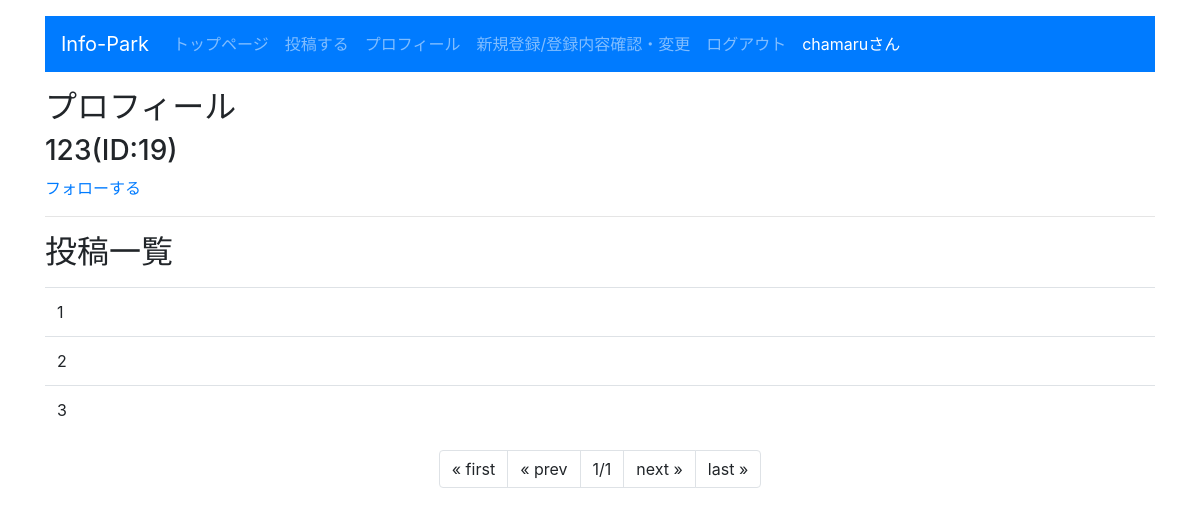
Page /info_park_v2/other_pro/19 (signed in) on the committed database.
### info_park_v2/models.py (models this page shows, shortened)
class Content(models.Model):
    owner = models.ForeignKey(User,on_delete=models.CASCADE,related_name='content_owner')
    keyword = models.TextField(max_length=10)
    content = models.TextField(max_length=1000)
    good_count = models.IntegerField(default=0)

### info_park_v2/views.py (the view)
# urls.py: path('other_pro',views.other_pro,name="other_pro"),
def other_pro(request,user_id,num=1):
    log_judge = request.user.is_authenticated
    if log_judge == True:
        owner = User.objects.get(id= user_id)
        data = Content.objects.filter(owner=owner)
        paginator = Paginator(data,5)
        params = {
            'title':'プロフィール',
            'name':owner.username,
            'ID':user_id,
            'contents':paginator.get_page(num),
            'login_user':request.user,
        }
    else:
        return Login(request)
    return render(request,'info_park_v2/other_pro.html',params)

### info_park_v2/templates/info_park_v2/other_pro.html (shortened to what this page needs)
{% load static %}
<!doctype html>
<html lang="ja">
<head>
    <link rel="stylesheet"
    href="https://stackpath.bootstrapcdn.com/bootstrap/4.3.1/css/bootstrap.min.css"
>
    </head>
<body class="container">
    <nav class="navbar navbar-expand-sm navbar-dark bg-primary mt-3 mb-3">
        <a class="navbar-brand" href="#">Info-Park</a>
        <div class="collapse navbar-collapse">
            <ul class="navbar-nav">
                <li class="nav-item">
                    <a class="nav-link" href="{% url 'index' %}">トップページ</a>
                </li>
                <li class="nav-item">
                    <a class="nav-link" href="{% url 'post' %}">投稿する</a>
                </li>
                <li class="nav-item ">
                    <a class="nav-link" href="{% url 'profile' %}">プロフィール</a>
                </li>
                <li class="nav-item">
                    <a class="nav-link" href="{% url 'register' %}">新規登録/登録内容確認・変更</a>
                </li>
                <li class="nav-item">
                    {% if request.user.is_authenticated %}
                    <a class="nav-link" href="{% url 'Logout' %}">ログアウト</a>
                    {% else %}
                    <a class="nav-link" href="{% url 'Login' %}">ログイン</a>
                    {% endif %}
                </li>
                <span class="nav-link active" active>{{login_user}}さん</span>
            </ul>
        </div>
    </nav>
    <h2>{{title}}</h2>
    <h3>{{name}}(ID:{{ID}})</h3>
    <a href="{% url 'follow' %}?name={{item.owner}}">フォローする</a>
    <hr>
    <table class="table">
    <h2>投稿一覧</h2>
    {% for item in contents %}
        <p class="my-0">
            <td>{{item.content}}</td></p></td>
    {% endfor %}
    </table>
    <ul class="pagination justify-content-center">
        {% if contents.has_previous %}
        <li class="page-item">
            <a class="page-link" href="{% url 'other_pro' %}/{{ID}}">&laquo; first</a>
        </li>
        <li class="page-item">
            <a class="page-link" href="{% url 'other_pro'%}/{{ID}}/{{contents.previous_page_number}}">&laquo; prev</a>
        </li>
        {% else %}
        <li class="page-item">
            <a class="page-link">&laquo; first</a>
        </li>
        <li class="page-item">
            <a class="page-link">&laquo; prev</a>
        </li>
        {%  endif %}
        <li class="page-item">
            <a class="page-link">
            {{contents.number}}/{{contents.paginator.num_pages}}</a>
        </li>
        {% if contents.has_next %}
        <li class="page-item">
            <a class="page-link" href="{% url 'other_pro' %}/{{ID}}/{{contents.next_page_number}}">next &raquo;</a>
        </li>
        <li class="page-item">
            <a class="page-link" href="{% url 'other_pro' %}/{{ID}}/{{contents.paginator.num_pages}}">last &raquo;</a>
        </li>
        {% else %}
        <li class="page-item">
            <a class="page-link">next &raquo;</a>
        </li>
        <li class="page-item">
            <a class="page-link">last &raquo;</a>
        </li>
        {% endif%}
    </ul>
</body>
</html>

### rows in the picture
Content: content "1"
Content: content "2"
Content: content "3"

### other values in the picture
{{ login_user }} "chamaru"
{{ title }} "プロフィール"
{{ name }} "123"
{{ ID }} "19"
{{ contents.number }} "1"
{{ contents.paginator.num_pages }} "1"
